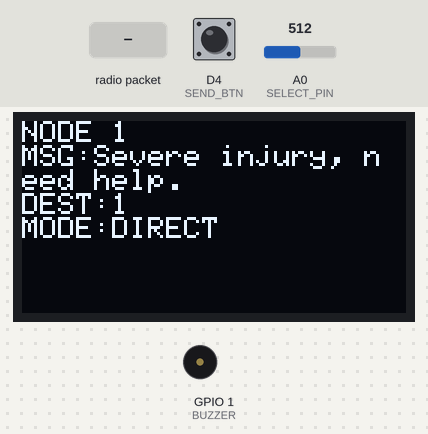
This sketch was run on a simulated ESP8266 (NodeMCU). Parts: 128×64 one-colour display, buzzer (waves = sounding, pin HIGH). The test bench sets the inputs (shaded band); at power-on: D4 (SEND_BTN) HIGH, A0 (SELECT_PIN) = 512. No radio packets arrive unless stated.

Above: at 1.2 s.
1.3 s: D4 (SEND_BTN) pulled LOW for 0.15 s
At 2.5 s:
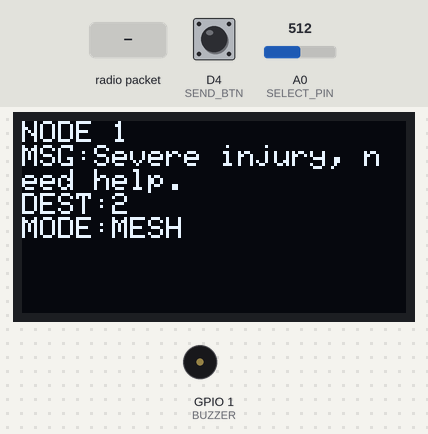
4.4 s: radio packet "ACK" arrives
At 5.5 s:
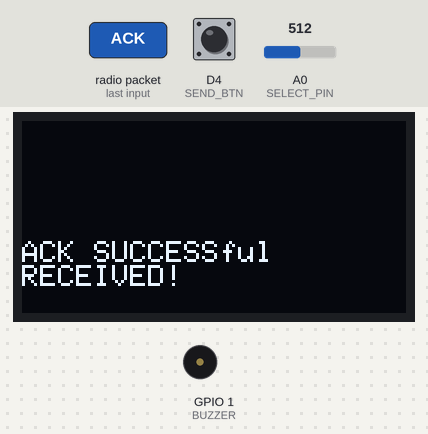
7.4 s: radio packet "0" arrives
At 11.7 s:
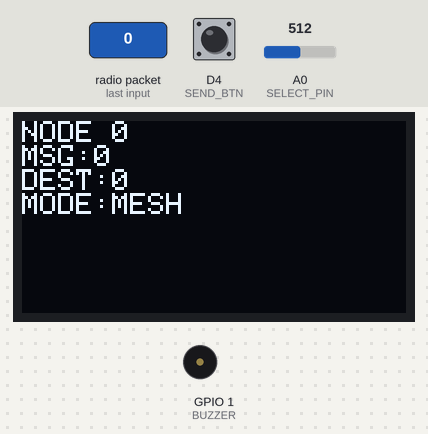
13.4 s: D4 (SEND_BTN) driven HIGH
16.0 s: D4 (SEND_BTN) driven LOW
At 16.6 s:
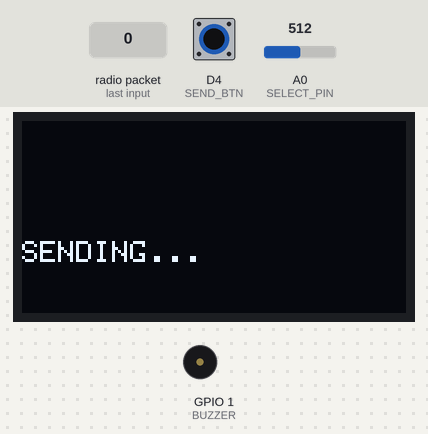
Timing chart, 0 to 23.5 s (numbered marks = the images above; inputs shaded):
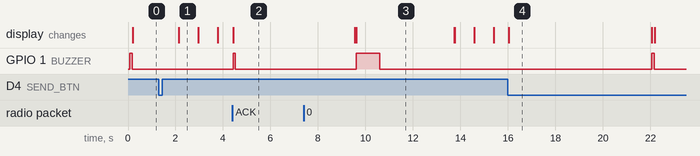

The sketch:

node1_.ino
```cpp
#include <SPI.h>
#include <LoRa.h>
#include <Wire.h>
#include <Adafruit_GFX.h>
#include <Adafruit_SSD1306.h>

#define SEND_BTN   D4
#define BUZZER     1      // TX PIN
#define SELECT_PIN A0

Adafruit_SSD1306 display(128, 64, &Wire, -1);

int myID = 1;
int destination = 1;
int msgIndex = 0;
int msgID = 0;
int mode = 0; // 0:DIRECT, 1 MESH , 3 BRODCAST

bool ackReceived = true;
unsigned long lastSendTime = 0;
bool lastSelectState = false;
unsigned long pressTime = 0;
bool autoMode = false;
unsigned long lastChangeTime = 0;
int retryCount = 0;

void handleSelect();
void handleSendButton();
void sendPacket();
void processPacket(String pkt);
void beep();
void longBeep();

String messages[] = {
  "Lost in unknown area.",
  "Severe injury, need help.",
  "Building collapse nearby.",
  "Low battery, stuck here.",
  "Flood situation, rescue needed.",
  "Danger zone, can't escape.",
  "Contact authorities ASAP!"
};


// ================= SETUP =================
void setup() {
  pinMode(SEND_BTN, INPUT_PULLUP);
  pinMode(BUZZER, OUTPUT);

  Wire.begin(D2, D1);
  display.begin(SSD1306_SWITCHCAPVCC, 0x3C);
  display.setTextColor(WHITE);
  display.setTextSize(1);

  SPI.begin();
  LoRa.setPins(D8, D3, D0);

  if (!LoRa.begin(433E6)) {
    while(true);
  }

  LoRa.setSpreadingFactor(7);
  LoRa.setSignalBandwidth(125E3);
  LoRa.setCodingRate4(5);

  LoRa.receive();

  showScreen();
}

// ================= LOOP =================
void loop() {

  handleSelect();
  handleSendButton();

  // 🔥 AUTO CHANGE SYSTEM
  if(autoMode && millis() - lastChangeTime > 800){

    destination++;
    if(destination > 3) destination = 0;

    mode++;
    if(mode > 2) mode = 0;

    showScreen();

    lastChangeTime = millis();
  }

  // 📡 RECEIVE
  int packetSize = LoRa.parsePacket();
  if (packetSize) {
    String pkt = "";
    while (LoRa.available()) pkt += (char)LoRa.read();
    processPacket(pkt);
  }

  // 🔁 RETRY SYSTEM
  if(!ackReceived && (millis() - lastSendTime > 6000)){

    if(retryCount < 2){
      retryCount++;

      display.clearDisplay();
      display.setCursor(0,0);
      display.println("RETRY...");
      display.display();

      beep();
      sendPacket();   // 🔥 resend
    }
    else{
      display.clearDisplay();
      display.setCursor(0,0);
      display.println("FAILED!");
      display.println("NO ACK");
      display.display();

      longBeep();

      delay(2000);

      retryCount = 0;
      ackReceived = true;
      showScreen();
    }
  }

}
// ================= BUTTONS =================
void handleSelect() {
  int val = analogRead(SELECT_PIN);
  bool current = (val > 200);
  if (current != lastSelectState) {
    if (current == true) {
      msgIndex++;
      if (msgIndex > 4) msgIndex = 0;
      beep(); // Chhota beep selection ke liye
      showScreen();
    }
    delay(150);
    lastSelectState = current;
  }
}

void handleSendButton(){

  static bool lastState = HIGH;
  bool btn = digitalRead(SEND_BTN);

  // press detect
  if(lastState == HIGH && btn == LOW){

    if(!autoMode){
      // 🔴 FIRST PRESS → start auto change
      autoMode = true;
      lastChangeTime = millis();
    }
    else{
      // 🔴 SECOND PRESS → stop + send
      autoMode = false;
      sendPacket();
    }

    delay(200); // debounce
  }

  lastState = btn;
}
// ================= SEND/RECEIVE =================
void sendPacket(){
  msgID++;
  char modeChar = (mode == 0) ? 'D' : (mode == 1 ? 'M' : 'B');
  String pkt = String(myID) + "," + String(destination) + "," + String(modeChar) + "," + String(msgID) + "," + messages[msgIndex];

  display.clearDisplay();
  display.println("SENDING...");
  display.display();

  LoRa.beginPacket();
  LoRa.print(pkt);
  LoRa.endPacket(true);
  LoRa.receive();
  ackReceived = false;
  lastSendTime = millis();
}

void processPacket(String pkt) {
  // ACK logic (5 sec delay)
  if(pkt.startsWith("ACK")){
    ackReceived = true;
    retryCount = 0;
    display.clearDisplay();
    display.println("ACK SUCCESSful");
    display.println("RECEIVED!");
    display.display();
    beep(); // Chhota beep confirmation ke liye
    delay(5000);
    showScreen();
    return;
  }

  int p1=pkt.indexOf(',');
  int p2=pkt.indexOf(',',p1+1);
  int p3=pkt.indexOf(',',p2+1);
  int p4=pkt.indexOf(',',p3+1);

  int sender = pkt.substring(0,p1).toInt();
  int dest   = pkt.substring(p1+1,p2).toInt();
  String msg = pkt.substring(p4+1);

  // Message Receive (10 sec delay)
  if(dest == myID || dest == 0){
    display.clearDisplay();
    display.setCursor(0,0);
    display.print("NODE "); display.println(sender);
    display.print("MSG:");
    for(int i=0; i<msg.length(); i+=16) display.println(msg.substring(i, i+16));
    display.print("DEST:"); display.println(dest);
    display.print("MODE:");
    if(pkt.substring(p2+1,p3)[0] == 'D') display.println("DIRECT"); else display.println("MESH");
    display.display();

    longBeep(); // 🔥 EMERGENCY ALERT: 1 second lamba buzzer

    delay(100);
    LoRa.beginPacket();
    LoRa.print("ACK," + String(sender) + "," + String(myID));
    LoRa.endPacket(true);

    LoRa.receive();
    delay(3000);
    showScreen();
  }
}

// ================= DISPLAY =================
void showScreen() {
  display.clearDisplay();
  display.setCursor(0, 0);
  display.print("NODE "); display.println(myID);
  display.print("MSG:");
  String msg = messages[msgIndex];
  for(int i=0; i<msg.length(); i+=16) display.println(msg.substring(i, i+16));
  display.print("DEST:"); display.println(destination);
  display.print("MODE:");
  if (mode == 0) display.println("DIRECT");
  else if (mode == 1) display.println("MESH");
  else display.println("BROADCAST");
  display.display();
}

// ================= BUZZER FUNCTIONS =================
void beep() {
  digitalWrite(BUZZER, HIGH);
  delay(100);
  digitalWrite(BUZZER, LOW);
}

void longBeep() {
  digitalWrite(BUZZER, HIGH);
  delay(1000); // 🔥 1 Second lamba beep
  digitalWrite(BUZZER, LOW);
}
```

node_2.ino
```cpp

```

node_3.ino
```cpp

```

Measured:
- after the input at 1.3 s, the display: changes after 0.83 s (image 1)
- after the input at 4.4 s, GPIO 1 (BUZZER): LOW → HIGH at once, → LOW 0.10 s later; the display: first differs from a run without the input at once (image 2)
- after the input at 7.4 s, GPIO 1 (BUZZER): LOW → HIGH after 2.2 s, → LOW 1.0 s later; the display: first differs from a run without the input after 2.2 s (image 3)
- after the input at 16.0 s, GPIO 1 (BUZZER): LOW → HIGH after 6.1 s, → LOW 0.10 s later; the display: changes at once (image 4)
- what the display in image 1 shows lasts 0.9 s, from 2.1 s to 3.0 s
